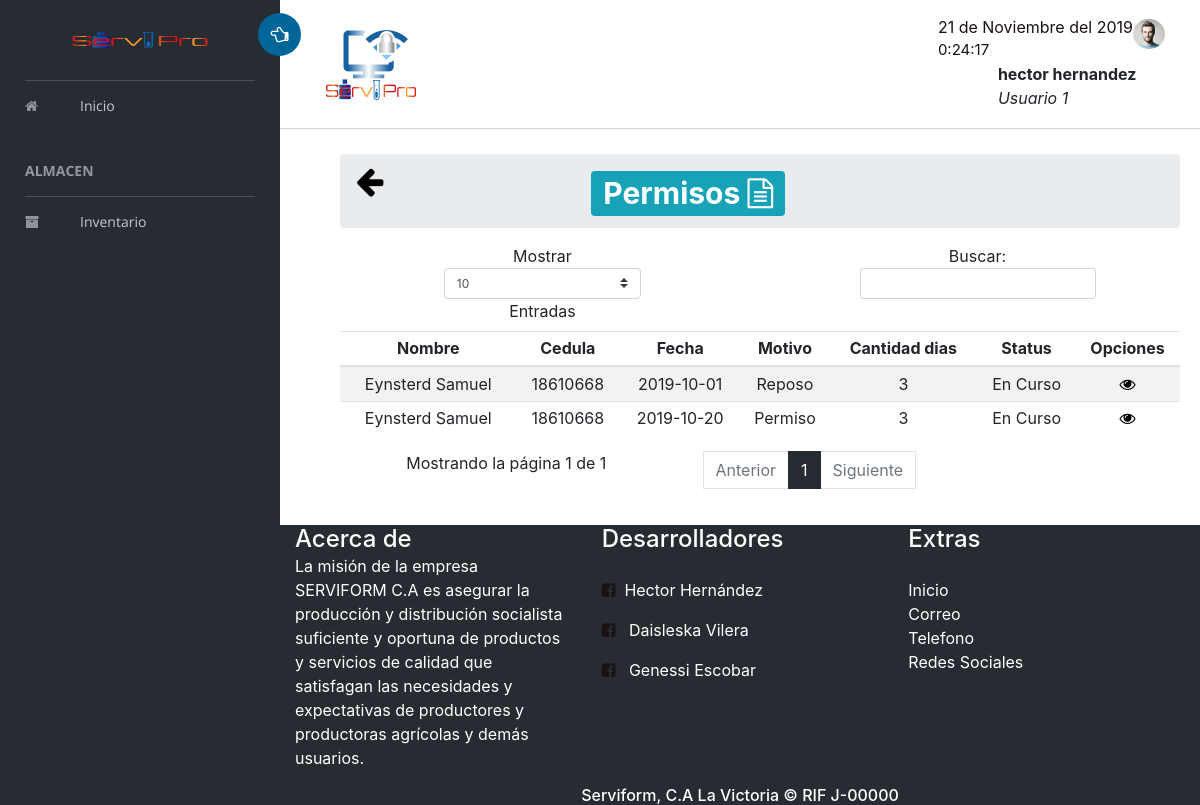
Page /Vistas/asistencias/permisos.php on the earlier database version.
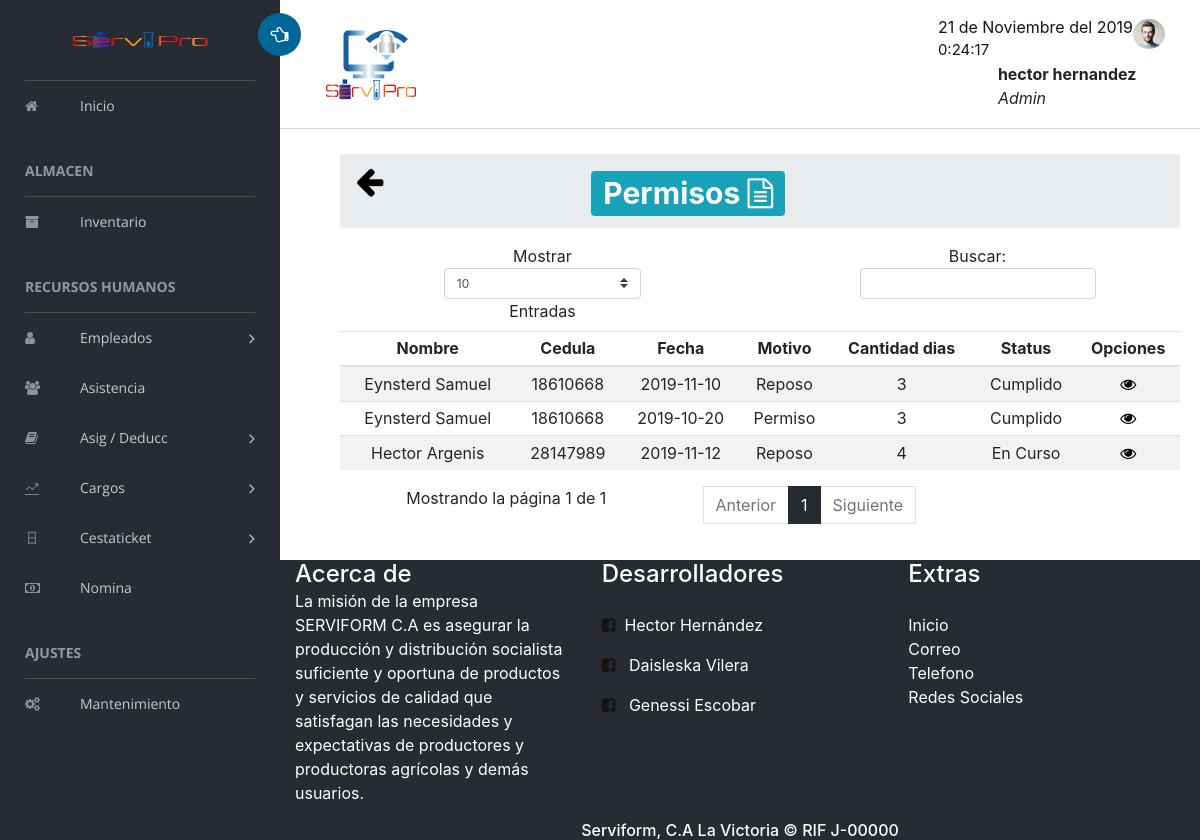
Same page on the later database version.
### tables this page shows
CREATE TABLE `permisos` (
  `id` int(11) NOT NULL,
  `motivo` enum('Reposo','Permiso') DEFAULT NULL,
  `cantidad_dias` int(11) NOT NULL,
  `inicio_permiso` date NOT NULL,
  `fin_permiso` date NOT NULL,
  `resta` int(11) NOT NULL,
  `status` enum('En Curso','Cumplido') NOT NULL DEFAULT 'En Curso',
  `id_empleado` int(11) NOT NULL
);

CREATE TABLE `empleado` (
  `id` int(11) NOT NULL,
  `cedula` varchar(11) NOT NULL,
  `nombres` varchar(90) NOT NULL,
  `apellidos` varchar(90) NOT NULL,
  `direccion` varchar(90) NOT NULL,
  `telefono` varchar(90) NOT NULL,
  `fecha_ingreso` date NOT NULL,
  `condicion` enum('Fijo','Contratado') NOT NULL,
  `fecha_venc` date NOT NULL,
  `ncuenta` mediumtext NOT NULL,
  `id_cargo` int(11) NOT NULL,
  `id_departamento` int(11) NOT NULL
);

### Vistas/asistencias/permisos.php (the view, shortened to what the changed rows need)
 <?php
 include_once "../includes/menu.php"; ?>
 <div class="contenido" style="padding-left: 20px">
    <div class="content-2">
     <section style="padding-left: 20px;" class="content-header">
      <ol class="breadcrumb">
        <h1 align="center"><span style="margin-left: 5.5cm;" class="badge badge-info">Permisos <i class="fa fa-file-text-o"></i> </span></h1>
      <br>
      </ol>
</section >
       <div class="table-responsive" style="padding-left: 20px;">
            <table class="table table-striped table-sm " id="table">
                <thead>
                  <tr>
                    <th>Nombre</th>
                    <th>Cedula</th>
                    <th>Fecha</th>
                    <th>Motivo</th>
                    <th>Cantidad dias</th>
                    <th>Status</th>
                    <?php
                        echo '
                          <th>Opciones</th>
                        ' ;
                    ?>
                  </tr>
                </thead>
                  <tbody>
                   <?php
                  include('../../Modelos/conexion.php');
                   $sql="SELECT permisos.id, empleado.nombres, empleado.cedula, permisos.status, permisos.cantidad_dias, permisos.motivo, permisos.inicio_permiso FROM permisos, empleado WHERE empleado.id=permisos.id_empleado";
                   $data=mysqli_query($conectar,$sql);
                    while($consulta=mysqli_fetch_array($data)) {
                      echo "
                      <tr>
                        <td>".$consulta['nombres']."</td>
                        <td>".$consulta['cedula']."</td>
                        <td>".$consulta['inicio_permiso']."</td>
                        <td>".$consulta['motivo']."</td>
                        <td>".$consulta['cantidad_dias']."</td>
                        <td>".$consulta['status']."</td>
                        ";
                        echo "  <td>
                            <a href='javascript:ver(".$consulta['id'].")' class='ver'  title='Ver'><span class='fa fa-eye'></span></a>";
                    }
                  ?>
                </tbody>
            </table>
        </div>
    </div>
</div>
<?php include_once "../includes/footer.php"; ?>

### Vistas/includes/menu.php (shortened to what the changed rows need)
<!doctype html>
<html class="no-js" lang="es" dir="ltr">
<head>
    <link rel="stylesheet" href="../../vendors/css/estilos.css">
    <link rel="stylesheet" href="../../vendors/bootstrap/gsdk-bootstrap-wizard.css" rel="stylesheet" />
    <link rel="stylesheet" href="../../vendors/bootstrap/dist/css/bootstrap.min.css">
    <link rel="stylesheet" href="../../vendors/bootstrap/css/bootstrap.min.css">
    <link rel="stylesheet" href="../../vendors/font-awesome/css/font-awesome.min.css">
    <link rel="stylesheet" href="../../vendors/themify-icons/css/themify-icons.css">
    <link rel="stylesheet" href="../../vendors/flag-icon-css/css/flag-icon.min.css">
    <link rel="stylesheet" href="../../vendors/selectFX/css/cs-skin-elastic.css">
    <link rel="stylesheet" href="../../vendors/jqvmap/dist/jqvmap.min.css">
    <link rel="stylesheet" href="../../vendors/chosen/chosen.min.css">
    <link rel="stylesheet" href="../../assets/css/style.css">
  <link rel="stylesheet" href="../../vendors/plugins/datepicker/bootstrap-datepicker.css">
   <link rel="stylesheet" href="../../vendors/plugins/daterangepicker/daterangepicker.css">
   <link rel="stylesheet" href="../../vendors/css/iziToast.min.css">
    <link rel="stylesheet" href="../../vendors/plugins/sweetalert2.min.css">
    <link rel="stylesheet" href="../../vendors/animate.css/animate.css">
</head>
<body>
    <aside id="left-panel" class="left-panel">
        <nav class="navbar navbar-expand-sm navbar-default">
            <div id="main-menu" class="main-menu collapse navbar-collapse">
                <ul class="nav navbar-nav">
                    <li>
                        <a href="../home/home.php"> <i class="menu-icon fa fa-home"></i>Inicio </a>
                    </li>
                <?php if ($_SESSION['tipo_usuario']=='Usuario 1' or $_SESSION['tipo_usuario']=='Admin' ){  ?>
                    <h3 class="menu-title">ALMACEN</h3>
                    <li class="">
                        <a href="../menu/ControladorMenu.php?operacion=inventario" > <i class="menu-icon fa fa-archive"></i>Inventario</a>
                    </li>
                  <?php } ?>
                   <?php if ($_SESSION['tipo_usuario']=='Usuario 2' or $_SESSION['tipo_usuario']=='Admin'){  ?>
                    <h3 class="menu-title">RECURSOS HUMANOS</h3>
                    <li class="menu-item-has-children dropdown">
                        <a href="#" class="dropdown-toggle" data-toggle="dropdown" aria-haspopup="true" aria-expanded="false"> <i class="menu-icon fa fa-user"></i>Empleados</a>
                    </li>
                    <li>
                        <a href="../asistencias/ControlA.php?operacion=index"> <i class="menu-icon fa fa-users"></i>Asistencia</a>
                    </li>
                    <li class="menu-item-has-children dropdown">
                        <a href="#" class="dropdown-toggle" data-toggle="dropdown" aria-haspopup="true" aria-expanded="false"> <i class="menu-icon fa fa-book"></i>Asig / Deducc</a>
                    </li>
                    <li class="menu-item-has-children dropdown">
                        <a href="#" class="dropdown-toggle" data-toggle="dropdown" aria-haspopup="true" aria-expanded="false"> <i class="menu-icon ti ti-stats-up"></i>Cargos</a>
                    </li>
                    <li class="menu-item-has-children dropdown">
                        <a href="#" class="dropdown-toggle" data-toggle="dropdown" aria-haspopup="true" aria-expanded="false"> <i class="menu-icon ti ti-ticket"></i>Cestaticket</a>
                    </li>
                     <li class="">
                        <a href="../../Controladores/ControladorPreNomina.php?operacion=prenomina"> <i class="menu-icon fa fa-money"></i>Nomina</a>
                    </li>
                <?php } ?>
              <?php if ($_SESSION['tipo_usuario']=='Admin'){  ?>
                    <h3 class="menu-title">Ajustes</h3>
                    <li>
                        <a href="../menu/ControladorMenu.php?operacion=mantenimiento"> <i class="menu-icon fa fa-cogs"></i>Mantenimiento</a>
                    </li>
                <?php } ?>
                </ul>
            </div>
        </nav>
    </aside>
    <div id="right-panel" class="right-panel">
        <header id="header" class="header  col-md-12">
                <div class="col-md-5">
                    <div class="user-area dropdown float-right">
                        <a href="#" class="dropdown-toggle" data-toggle="dropdown" aria-haspopup="true" aria-expanded="false">
                            <img class="user-avatar rounded-circle" src="../../images/admin.jpg" alt="User Avatar">
<div id="reloj" style="font-size:15px;" ></div>
                        </a>
                      <strong style="padding-left: 60px;" class="active"><?php echo $_SESSION['user'];?></strong><br>
                      <cite style="padding-left: 60px;"><?php echo $_SESSION['tipo_usuario']; ?></cite>
                </div>
            </div>
        </header>

Differences in the rows shown:
changed permisos (number 1 of 3 on the later page): inicio_permiso "2019-10-01" → "2019-11-10"; status "En Curso" → "Cumplido"
changed permisos "Permiso": status "En Curso" → "Cumplido"
added permisos: id_empleado.nombres "Hector Argenis", id_empleado.cedula "28147989", inicio_permiso "2019-11-12", motivo "Reposo", cantidad_dias "4", status "En Curso"
Other differences:
$_SESSION['tipo_usuario']: "Usuario 1" → "Admin"
text now shown: "RECURSOS HUMANOS Empleados Asistencia Asig / Deducc Cargos Cestaticket Nomina AJUSTES Mantenimiento"
